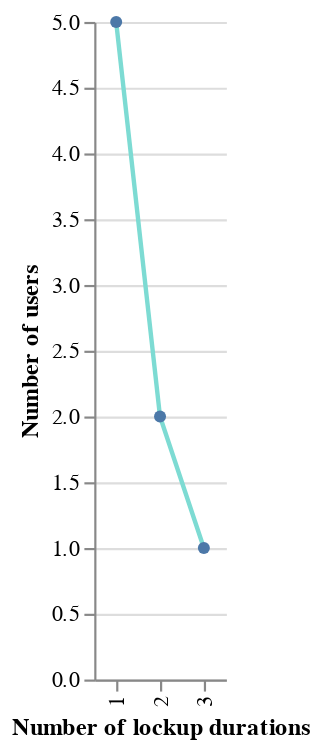

The notebook cell this image was saved under:
### Code cell
n_tx_wallet_chart = alt.Chart(count_durations_users).mark_line(point = True, color='#7DDBD3').encode(
    y=alt.Y('Number of users:Q', sort="ascending"),
    x="Number of lockup durations:O",
    tooltip=['Number of users:Q',"Number of lockup durations:Q"]
).properties(height=300).configure_view(strokeOpacity=0)
n_tx_wallet_chart

### Figure 1 — Vega-Lite specification as saved in the notebook (floating-point values rounded to 4 significant figures)
{"config": {"view": {"continuousWidth": 400, "continuousHeight": 300, "strokeOpacity": 0}}, "data": {"name": "data-d2e1dda18b82b107fefc0bd8256dc68d"}, "mark": {"type": "line", "color": "#7DDBD3", "point": true}, "encoding": {"tooltip": [{"field": "Number of users", "type": "quantitative"}, {"field": "Number of lockup durations", "type": "quantitative"}], "x": {"field": "Number of lockup durations", "type": "ordinal"}, "y": {"field": "Number of users", "sort": "ascending", "type": "quantitative"}}, "height": 300, "$schema": "https://vega.github.io/schema/vega-lite/v4.17.0.json", "datasets": {"data-d2e1dda18b82b107fefc0bd8256dc68d": [{"Number of lockup durations": 1, "Number of users": 5}, {"Number of lockup durations": 2, "Number of users": 2}, {"Number of lockup durations": 3, "Number of users": 1}]}}
